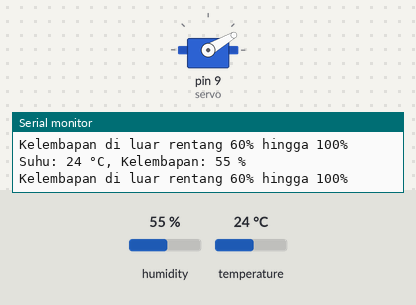
Recording of a sketch running on a simulated Arduino Uno, built with avr-gcc and run on an emulated ATmega328P. On the bench: servo, the last lines printed to the serial monitor. The test bench sets the inputs (shaded band); at power-on: humidity 55 %, temperature 24 °C.

Above: at 2.8 s.
2.9 s: humidity set to 61 %
At 4.4 s:
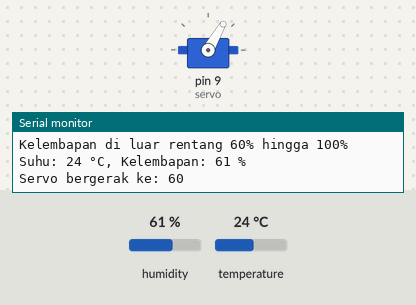
5.6 s: humidity set to 68 %
At 10.0 s:
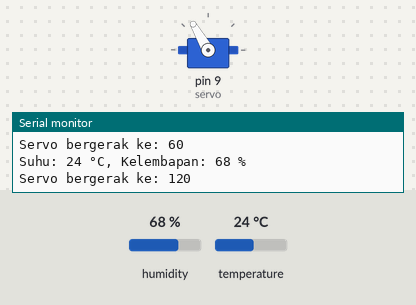
11.1 s: humidity set to 88 %
At 15.6 s:
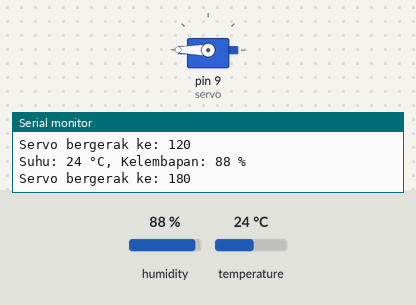
Timing chart, 0 to 17.1 s (numbered marks = the images above; inputs shaded):
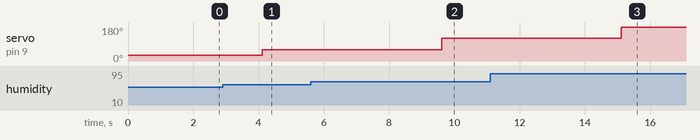

The sketch:

Percobaan_4.ino
```cpp
#include <Servo.h>
#include <DHT.h>
#define DHTPIN 7         // Pin untuk DHT22
#define DHTTYPE DHT22    // Tipe sensor DHT yang digunakan

DHT dht(DHTPIN, DHTTYPE); // Inisialisasi sensor DHT
Servo servo;

int suhu;            // Menggunakan int untuk suhu
int kelembapan;      // Menggunakan int untuk kelembapan
int lastKelembapan = 0; // Variabel untuk menyimpan kelembapan terakhir

// Array untuk menyimpan posisi servo
int posisiServo[] = {30, 60, 120, 180, 120, 60, 30};
int posisiIndex = 0; // Indeks untuk melacak posisi servo

void setup() {
  Serial.begin(9600);
  servo.attach(9); // Menyambungkan servo ke pin 9
  dht.begin();     // Memulai sensor DHT
  servo.write(posisiServo[posisiIndex]); // Posisi awal servo
}

void loop() {
  // Membaca suhu dan kelembapan dari DHT22
  suhu = dht.readTemperature();
  kelembapan = dht.readHumidity();

  // Cek apakah ada kesalahan saat membaca DHT
  if (isnan(suhu) || isnan(kelembapan)) {
    Serial.println("Gagal membaca dari sensor DHT!");
  } else {
    Serial.print("Suhu: ");
    Serial.print(suhu);
    Serial.print(" °C, Kelembapan: ");
    Serial.print(kelembapan);
    Serial.println(" %");

    // Cek apakah kelembapan berada dalam rentang 60% hingga 100%
    if (kelembapan >= 60 && kelembapan <= 100) {
      // Periksa apakah ada perubahan lebih dari 1% dari kelembapan terakhir
      if (abs(kelembapan - lastKelembapan) >= 1) {
        // Jika ada perubahan, gerakkan servo ke posisi berikutnya dalam urutan
        posisiIndex++; // Increment indeks posisi

        // Cek apakah indeks melebihi batas array
        if (posisiIndex >= sizeof(posisiServo) / sizeof(posisiServo[0])) {
          posisiIndex = 0; // Reset ke awal jika sudah mencapai akhir
        }

        // Gerakkan servo ke posisi baru
        servo.write(posisiServo[posisiIndex]);
        Serial.print("Servo bergerak ke: ");
        Serial.println(posisiServo[posisiIndex]); // Tampilkan posisi servo di Serial Monitor

        lastKelembapan = kelembapan; // Update kelembapan terakhir

        delay(5000); // Tunggu 5 detik sebelum pembacaan berikutnya
      }
    } else {
      Serial.println("Kelembapan di luar rentang 60% hingga 100%");
    }
  }

  // Delay sebelum pembacaan berikutnya
  delay(500); // Tunggu 5 detik sebelum pembacaan berikutnya
}
```

Measured:
- the behaviour switches between 59 and 60 % on humidity (found by bisection; images 0 and 1)
- after the input at 2.9 s, servo on pin 9 (servo): 30° → 60° after 1.2 s
- after the input at 5.6 s, servo on pin 9 (servo): 60° → 120° after 4.0 s
- after the input at 11.1 s, servo on pin 9 (servo): 120° → 180° after 4.0 s
